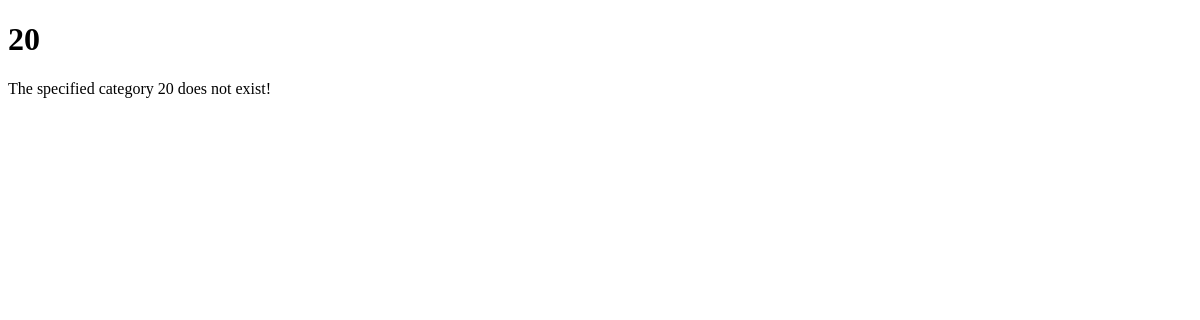
The app's page /marks/20, older data.
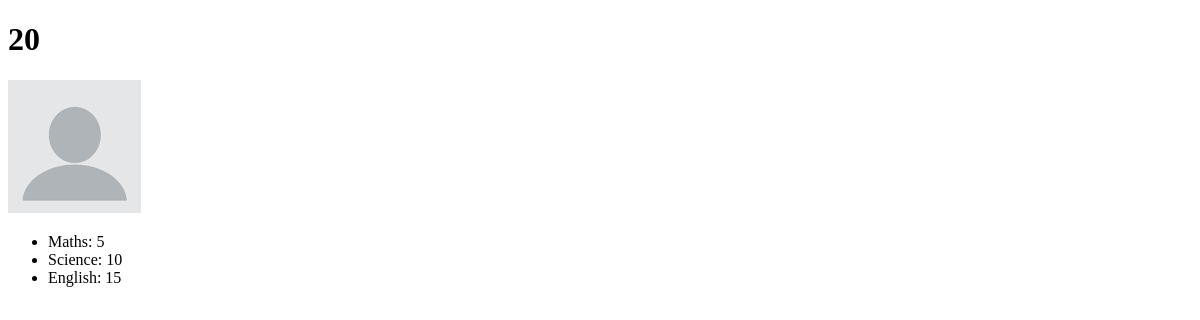
The same page, newer data.
### crud/models.py (models this page shows, shortened)
class Student(models.Model):
	student_id = models.AutoField(primary_key=True)
	name = models.CharField(max_length=30)
	pic = models.ImageField(upload_to='images/' )
	roll_no = models.IntegerField()
	gender = models.CharField(max_length=30)

class Marks(models.Model):
	student = models.ForeignKey( 'Student', on_delete=models.CASCADE,)
	maths = models.IntegerField()
	science = models.IntegerField()
	english = models.IntegerField()

### crud/views.py (the view)
# urls.py: path('marks/<int:stud_id>', views.getMarks , name='marks' ),
def getMarks(request, stud_id):
	from django.template import RequestContext
	from django.shortcuts import render_to_response
	context = RequestContext(request)
	student_identity = stud_id
	context_dict = {'st_id': student_identity}
	try:
		Id = Student.objects.get(student_id=student_identity)
		marks = Marks.objects.filter(student = Id)
		context_dict['marks'] = marks
		context_dict['student'] = Id
	except Student.DoesNotExist:
		pass
	return render_to_response('mark_show.html', context_dict, context)

### crud/templates/mark_show.html (shortened to what this page needs)
<!DOCTYPE html>
<html>
    <head>
    </head>
    <body>
        <h1>{{ st_id }}</h1>
        {% if student %}
 <img src="{{ student.pic.url}}" alt="{{ student.name }}">
            {% if marks %}
            <ul>
                {% for mark in marks %}
                <li> Maths: {{ mark.maths }}</li>
                 <li> Science: {{ mark.science }}</li>
                  <li> English: {{ mark.english }}</li>
                {% endfor %}
            </ul>
            {% else %}
                <strong>Marks Not Added</strong>
            {% endif %}
        {% else %}
            The specified category {{ st_id }} does not exist!
        {% endif %}
    </body>
</html>

Row changes from the older to the newer data that the page shows:
added Student: pic (placeholder picture)
added Marks: maths "5", science "10", english "15"
Text that changed along with them:
{{ st_id }}: "20" → (not shown)
text no longer shown: "The specified category does not exist!"
